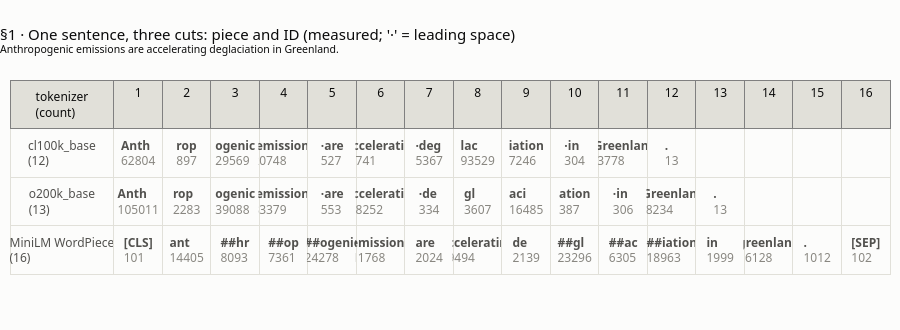

Notebook code for this chart:
### Markdown cell above
## 1 · The tokenizer cuts; the model only sees IDs

**What this verifies** (lesson step 1, `#cut`; facts S2, S3, S5). The same sentence cut by three tokenizers:
- `cl100k_base` (GPT-3.5/4 family): **12** tokens;
- `o200k_base` (GPT-4o family; `o200k_harmony`, the one gpt-oss uses, cuts ordinary text the same way): **13** tokens;
- MiniLM's WordPiece: **16** IDs, which include the two markers `[CLS]` and `[SEP]` (14 text tokens).

Also: the vocabulary sizes (S2), the token counts of window 0 (S3: 201 / 198 / 186), and the last step of the story, measured on MiniLM: each ID is a **row number** in the model's embedding table (30,522 rows × 384 numbers). The tokenizer does the cutting; the model only looks rows up.

**The chart** is the token strip: one row per tokenizer, one cell per piece, with its ID underneath. `·` marks a leading space.

### Code cell
SENT = "Anthropogenic emissions are accelerating deglaciation in Greenland."
check("§1 sentence length (characters)", len(SENT), 67)
STRIP = {}
for name in ("cl100k_base", "o200k_base"):
    ids = enc[name].encode(SENT)
    STRIP[name] = list(zip(pieces_of(enc[name], ids), ids))
    print(f"{name:12s} {len(ids):2d} tokens: {[p for p, _ in STRIP[name]]}")
if MINILM_OK:
    wids = WP(SENT)["input_ids"]
    STRIP["MiniLM WordPiece"] = list(zip(WP.convert_ids_to_tokens(wids), wids))
    print(f"{'WordPiece':12s} {len(wids):2d} ids incl. [CLS]/[SEP]: {WP.convert_ids_to_tokens(wids)}")
    check("§1 pieces: cl100k / o200k / WordPiece (incl. [CLS],[SEP])",
          [len(STRIP["cl100k_base"]), len(STRIP["o200k_base"]), len(wids)], [12, 13, 16])
    check("§1 WordPiece text tokens (without [CLS],[SEP])", n_wp(SENT), 14)
else:
    check("§1 pieces: cl100k / o200k", [len(STRIP["cl100k_base"]), len(STRIP["o200k_base"])], [12, 13])
    skip("§1 WordPiece pieces", "MiniLM did not load")
check("§1 o200k_harmony cuts this sentence like o200k_base", harmony.encode(SENT), enc["o200k_base"].encode(SENT))

# vocabulary sizes and which encoding a model name maps to (S2)
check("§1 vocab sizes: cl100k / o200k / o200k_harmony / gpt2 (S2)",
      [enc[n].n_vocab for n in ("cl100k_base", "o200k_base", "o200k_harmony", "gpt2")], [100277, 200019, 201088, 50257])
check("§1 encoding_for_model: gpt-3.5-turbo / gpt-4o-mini / gpt-oss-20b (S2)",
      [tiktoken.encoding_for_model(m).name for m in ("gpt-3.5-turbo", "gpt-4o-mini", "gpt-oss-20b")],
      ["cl100k_base", "o200k_base", "o200k_harmony"])

# window 0 = characters [0, 1000) of the PDF (S3)
w0 = full[windows[0][0]:windows[0][1]]
got = [n_tik("cl100k_base", w0), n_tik("o200k_base", w0)] + ([n_wp(w0)] if MINILM_OK else [])
check("§1 window 0 tokens: cl100k / o200k" + (" / WordPiece" if MINILM_OK else ""), got, [201, 198, 186][:len(got)])

# IDs -> rows of the embedding table (MiniLM, measured)
if MINILM_OK:
    table = MODEL[0].auto_model.embeddings.word_embeddings.weight
    check("§1 MiniLM WordPiece vocab, lower-cases its input (S2)", [WP.vocab_size, bool(WP.do_lower_case)], [30522, True])
    check("§1 MiniLM embedding table: rows x numbers per row", list(table.shape), [30522, 384])
    first = STRIP["MiniLM WordPiece"][1]
    print(f"   e.g. piece {first[0]!r} has ID {first[1]}: the model starts from row {first[1]} of that table "
          f"({table.shape[1]} numbers). It never sees the letters.")

# the token strip as a table
names = list(STRIP)
width = max(len(v) for v in STRIP.values())
cells = [[f"{n}<br>({len(STRIP[n])})" for n in names]]
for j in range(width):
    cells.append([f"<b>{STRIP[n][j][0]}</b><br><span style='color:{MUTED}'>{STRIP[n][j][1]}</span>"
                  if j < len(STRIP[n]) else "" for n in names])
fig = go.Figure(go.Table(
    columnwidth=[150] + [70] * width,
    header=dict(values=["tokenizer (count)"] + [str(j + 1) for j in range(width)], fill_color=GRID,
                font=dict(color=INK, size=12), align="center"),
    cells=dict(values=cells, fill_color=SURFACE, line_color=GRID, align="center", height=44,
               font=dict(color=INK2, size=12))))
fig.update_layout(title=f"§1 · One sentence, three cuts: piece and ID (measured; '·' = leading space)<br>"
                        f"<sup>{SENT}</sup>", height=330, margin=dict(l=10, r=10, t=80, b=10))
fig.show()

### Figure 1 — Plotly figure (JSON) as saved in the notebook; plotly's stock layout.template omitted (floating-point values rounded to 4 significant figures)
{"data": [{"cells": {"align": "center", "fill": {"color": "#fcfcfb"}, "font": {"color": "#52514e", "size": 12}, "height": 44, "line": {"color": "#e1e0d9"}, "values": [["cl100k_base<br>(12)", "o200k_base<br>(13)", "MiniLM WordPiece<br>(16)"], ["<b>Anth</b><br><span style='color:#898781'>62804</span>", "<b>Anth</b><br><span style='color:#898781'>105011</span>", "<b>[CLS]</b><br><span style='color:#898781'>101</span>"], ["<b>rop</b><br><span style='color:#898781'>897</span>", "<b>rop</b><br><span style='color:#898781'>2283</span>", "<b>ant</b><br><span style='color:#898781'>14405</span>"], ["<b>ogenic</b><br><span style='color:#898781'>29569</span>", "<b>ogenic</b><br><span style='color:#898781'>39088</span>", "<b>##hr</b><br><span style='color:#898781'>8093</span>"], ["<b>·emissions</b><br><span style='color:#898781'>20748</span>", "<b>·emissions</b><br><span style='color:#898781'>33379</span>", "<b>##op</b><br><span style='color:#898781'>7361</span>"], ["<b>·are</b><br><span style='color:#898781'>527</span>", "<b>·are</b><br><span style='color:#898781'>553</span>", "<b>##ogenic</b><br><span style='color:#898781'>24278</span>"], ["<b>·accelerating</b><br><span style='color:#898781'>69741</span>", "<b>·accelerating</b><br><span style='color:#898781'>118252</span>", "<b>emissions</b><br><span style='color:#898781'>11768</span>"], ["<b>·deg</b><br><span style='color:#898781'>5367</span>", "<b>·de</b><br><span style='color:#898781'>334</span>", "<b>are</b><br><span style='color:#898781'>2024</span>"], ["<b>lac</b><br><span style='color:#898781'>93529</span>", "<b>gl</b><br><span style='color:#898781'>3607</span>", "<b>accelerating</b><br><span style='color:#898781'>29494</span>"], ["<b>iation</b><br><span style='color:#898781'>7246</span>", "<b>aci</b><br><span style='color:#898781'>16485</span>", "<b>de</b><br><span style='color:#898781'>2139</span>"], ["<b>·in</b><br><span style='color:#898781'>304</span>", "<b>ation</b><br><span style='color:#898781'>387</span>", "<b>##gl</b><br><span style='color:#898781'>23296</span>"], ["<b>·Greenland</b><br><span style='color:#898781'>73778</span>", "<b>·in</b><br><span style='color:#898781'>306</span>", "<b>##ac</b><br><span style='color:#898781'>6305</span>"], ["<b>.</b><br><span style='color:#898781'>13</span>", "<b>·Greenland</b><br><span style='color:#898781'>78234</span>", "<b>##iation</b><br><span style='color:#898781'>18963</span>"], ["", "<b>.</b><br><span style='color:#898781'>13</span>", "<b>in</b><br><span style='color:#898781'>1999</span>"], ["", "", "<b>greenland</b><br><span style='color:#898781'>16128</span>"], ["", "", "<b>.</b><br><span style='color:#898781'>1012</span>"], ["", "", "<b>[SEP]</b><br><span style='color:#898781'>102</span>"]]}, "columnwidth": [150, 70, 70, 70, 70, 70, 70, 70, 70, 70, 70, 70, 70, 70, 70, 70, 70], "header": {"align": "center", "fill": {"color": "#e1e0d9"}, "font": {"color": "#0b0b0b", "size": 12}, "values": ["tokenizer (count)", "1", "2", "3", "4", "5", "6", "7", "8", "9", "10", "11", "12", "13", "14", "15", "16"]}, "type": "table"}], "layout": {"margin": {"l": 10, "r": 10, "t": 80, "b": 10}, "title": {"text": "§1 · One sentence, three cuts: piece and ID (measured; '·' = leading space)<br><sup>Anthropogenic emissions are accelerating deglaciation in Greenland.</sup>"}, "height": 330}}
